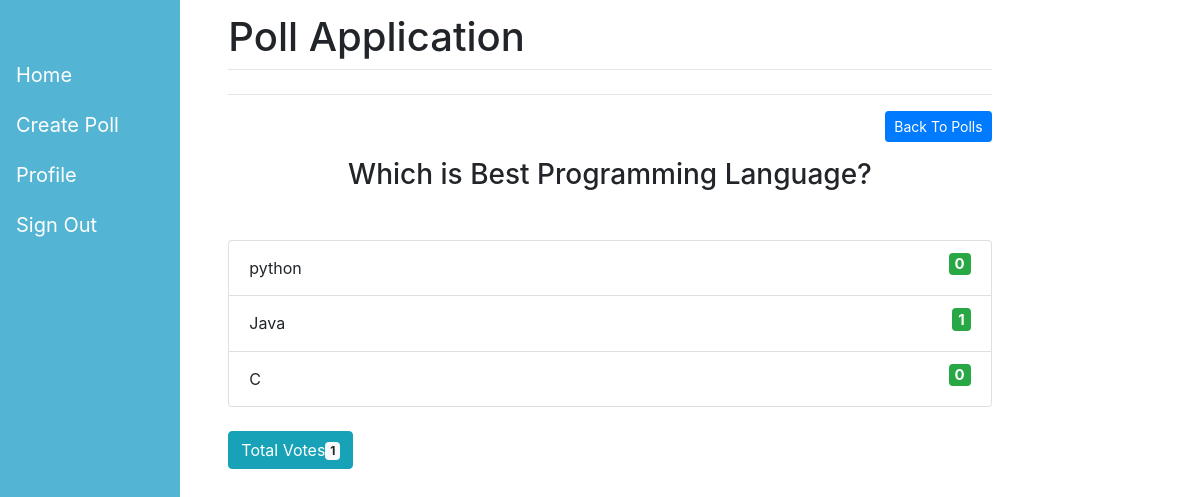
/home/results/1/, run on an earlier commit of the app's database.
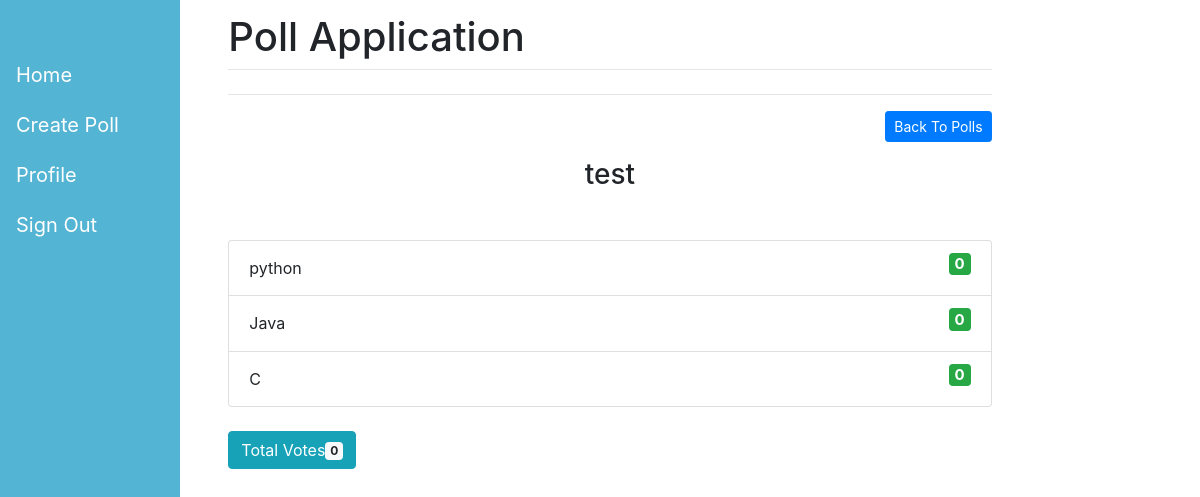
And on a later commit of the database.
### pollapp/models.py (models this page shows)
class Poll(models.Model):
    question = models.TextField()
    option_one = models.CharField(max_length=30)
    option_two = models.CharField(max_length=30)
    option_three = models.CharField(max_length=30)
    option_one_count = models.IntegerField(default=0)
    option_two_count = models.IntegerField(default=0)
    option_three_count = models.IntegerField(default=0)
    name = models.ForeignKey('users.MyUser', null=True, on_delete=models.CASCADE)
    created_on = models.DateTimeField(auto_now_add= True)
    class Meta:
        indexes = [
            models.Index(fields=['name', 'created_on'])
            ]
    def total(self):
        return self.option_one_count + self.option_two_count + self.option_three_count

### pollapp/views.py (the view)
# urls.py: path('results/<poll_id>/', views.results, name='results'),
def results(request, poll_id):
    poll = Poll.objects.get(pk=poll_id)
    context = {
        'poll' : poll
    }
    return render(request, 'result.html', context)

### pollapp/templates/result.html (shortened to what this page needs)
{% extends "base.html" %}
{% block content %}
<div class="text-right">
    <a class ="btn btn-primary btn-sm mb-3" href ="{% url 'home' %}">Back To Polls</a>
</div>
<div class="mb-5 text-center">
    <h3>{{ poll.question }}</h3>
</div>
<ul class="list-group">
    <li class="list-group-item d-flex justify-content-between align-items-center">{{ poll.option_one }} <h5><strong class="badge badge-success float-right">{{ poll.option_one_count }}</strong></h5></li>
    <li class="list-group-item d-flex justify-content-between align-items-center">{{ poll.option_two }}  <h5><strong class="badge badge-success float-right">{{ poll.option_two_count }}</strong></h5></li>
    <li class="list-group-item d-flex justify-content-between align-items-center">{{ poll.option_three }} <h5><strong class="badge badge-success float-right">{{ poll.option_three_count }}</strong></h5></li>
</ul>
<br>
<div class="panel-footer">
    <button type="button" class="btn btn-info">
  Total Votes<span class="badge badge-light">{{ poll.total }}</span>
</button>
</div>
{% endblock %}

### pollapp/templates/base.html (shortened to what this page needs)
<html>
<head>
  <link rel="stylesheet" href="https://stackpath.bootstrapcdn.com/bootstrap/4.3.1/css/bootstrap.min.css">
</head>
<body>
  <div class="sidenav">
    <a href="{% url 'home' %}">Home</a>
    <a href="{% url 'create' %}">Create Poll</a>
    <a href="/2">Profile</a>
    <a href="{% url 'logout' %}">Sign Out</a>
  </div>
  <div id="content" name="content" class="main">
    <div class="row justify-content-center">
      <div class="col-8">
        <h1 class="mt-2 ">Poll Application </h1>
        <hr class="mt-0 mb-4"><hr>
        {% block content %}
        {% endblock %}
      </div>
    </div>
  </div>
</body>
</html>

### pollapp/templates/base.html (style rules this page uses)
.sidenav { height:100%; width:180px; position: fixed; z-index:1; top:0; left:0; background-color:#54B4D3; overflow-x: :hidden; padding-top:50px; }
.sidenav a { padding:10px 10px 10px 16px; text-decoration: none; font-size:20px; color: #FFFEFE ; display:block; }
.main { margin-left:20px; padding: 5px 10px; }

What changed in the data, as far as the page shows it:
changed Poll "python": question "Which is Best Programming Language?" → "test"; option_two_count "1" → "0"; total "1" → "0"
